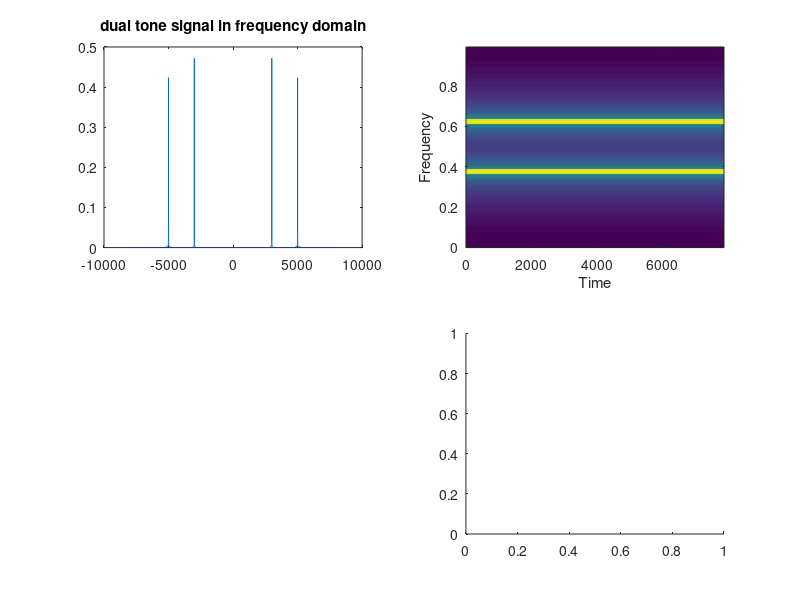

MATLAB code to generate this figure: (Note: this script raises an error after producing the figure.)
% MATLAB Project 2 [ DSP ]
% Author: Hagar Usama
% Created: 2018-12-20
%%%%%%%%%%%%%%%%%%%%%%%%%%%%%%%%%%%%%%%%%%%%%%%%%%%%%%%%%%%%%%%%%%%%%%%%%%%%%%%%
%%%%% Part I %%%%%%%%%%%%%%%%%%%%%%%%%%%%%%%%%%%%%%%%%%%%%%%%%%%%%%%%%%%%%%%%%%%

%%%%%  1-3   %%%%%%%%%%%%%%%%%%%%%%%%%%%%%%%%%%%%%%%%%%%%%%%%%%%%%%%%%%%%%%%%%%%
fs = 16E+3;
t = 0:1/fs:1;
%t2 = 1:1/fs:2;

f1 = 3E+3;
f2 = 5E+3;

%noise = 2*randn(1,length(t));
 
s1 = sin(2*pi*t*f1);
s2= sin(2*pi*t*f2);

s=  s1 + s2;
sound(s , fs);

n1 = linspace(-fs/2,fs/2,length(t));
Y1 = fft(s/fs);
Y1 = fftshift(Y1);
Y1_mag = abs(Y1);
figure;
subplot(2,2,1)
grid on;
plot(n1 , Y1_mag); 
title('dual tone signal in frequency domain')


subplot(2,2,2)
specgram(s);

subplot(2,2,4);
pspectrum(s)


fc =4000;
[b,a] = butter(3,fc/(fs/2));
% order is low so accuracy is low, the higher the better
% on increasing the order,the frequency > 4000 will vanish
s_mod = filter(b,a,s);

Y2 = fft(s_mod/fs);
Y2 = fftshift(Y2);
Y2_mag = abs(Y2);


subplot(2,2,3)
grid on;
plot(n1 , Y2_mag); 

title('Modified Signal using filter')


sound(s_mod , fs);

%%%% 4- 5 %%%%%%%%%%%%%%%%%%%%%%%%%%%%%%%%%%%%%%%%%%%%%%%%%%%%%%%%%%%%%%%%%%%%%%

[y,Fs] = audioread('you-call-that-fun.wav');
sound(y, Fs);	
time=(1:length(y))/Fs;	
figure;
subplot(2,2,1)
plot(time, y);
title('Original Signal in time domain')


n1 = linspace(-Fs/2,Fs/2,length(time));
Y3 = fft(y/Fs);
Y3 = fftshift(Y3);
Y3_mag = abs(Y3);

subplot(2,2,2)
grid on;
plot(n1 , Y3_mag); 
title('Signal in frequency domain')

subplot(2,2,3);
specgram(y(:,1))

%%%%%%%%%%%%%%%%%%%%%%%%%%%%%%%%%%%%%%%%%%%%%%%%%%%%%%%%%%%%%%%%%%%%%%%%%%
fc =4000;
[b,a] = butter(3,fc/(Fs/2));
% order is low so accuracy is low, the higher the better
% on increasing the order,the frequency > 4000 will vanish
y_mod = filter(b,a,y);
n1 = linspace(-Fs/2,Fs/2,length(time));
Y4 = fft(y_mod/Fs);
Y4 = fftshift(Y4);
Y4_mag = abs(Y4);

subplot(2,2,4)
grid on;
plot(n1 , Y4_mag); 
title('filtered voice signal in frequency domain')
%sound(y_mod, Fs);	